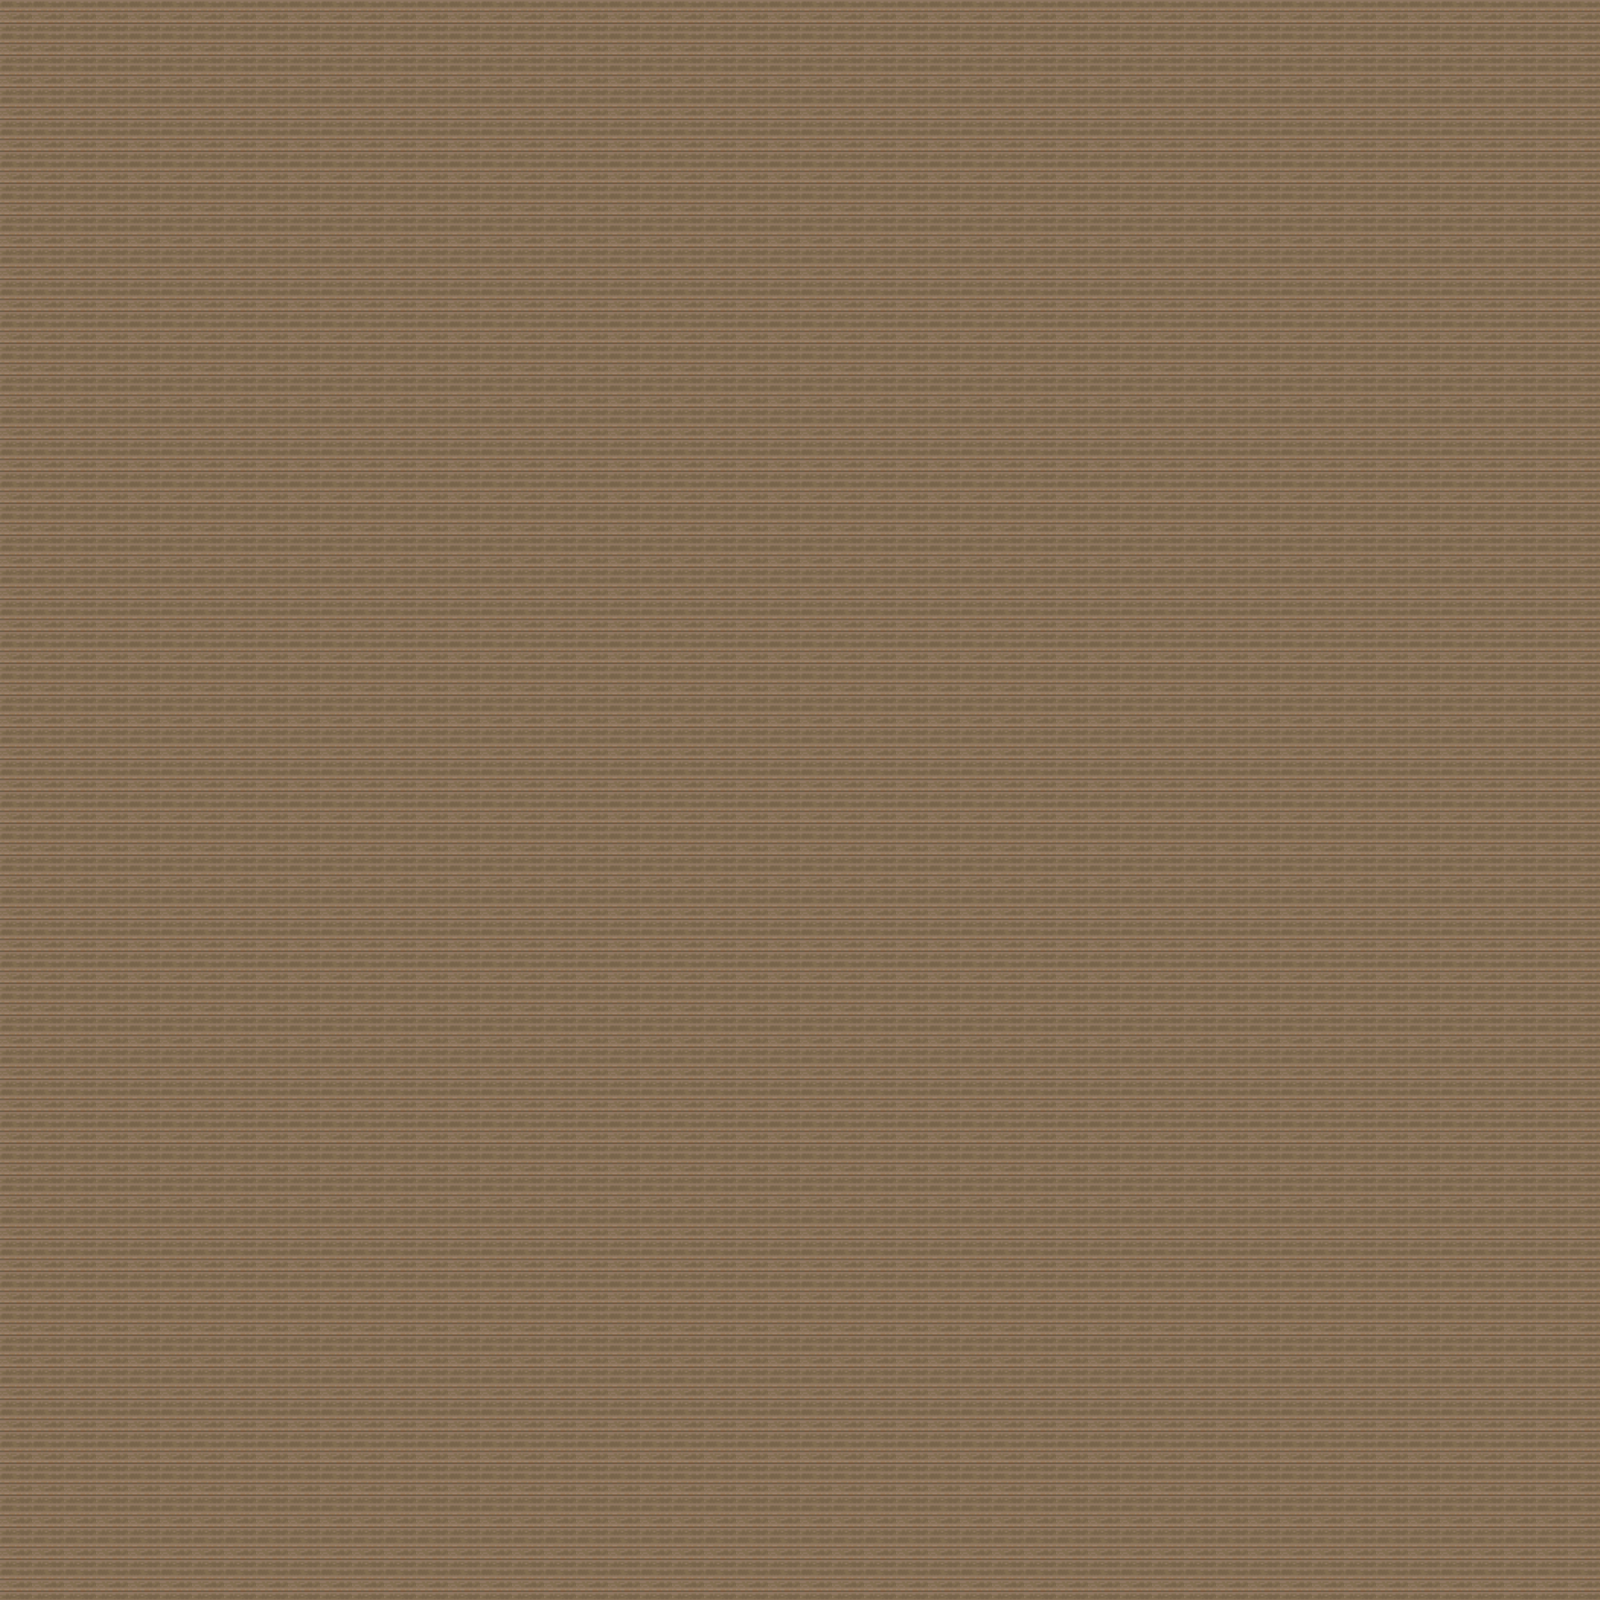

Rendered tile map (Tiled .tmx) drawn with the repository's tilesets; below, a short description and the full map source, tile grids included:
An orthogonal 50x50 tile map with 32x32 px tiles, 1 tile layer (backgroundLayer).

<map version="1.5" tiledversion="1.7.2" orientation="orthogonal" renderorder="right-down" width="50" height="50" tilewidth="32" tileheight="32" infinite="0" nextlayerid="2" nextobjectid="1">
 <editorsettings>
  <export target="library.json" format="json" />
 </editorsettings>
 <tileset firstgid="1" name="tiles" tilewidth="32" tileheight="32" tilecount="888" columns="12">
  <image source="tiles1.png" width="384" height="2396" />
 </tileset>
 <layer id="1" name="backgroundLayer" width="50" height="50">
  <data encoding="csv">
1,1,1,1,1,1,1,1,1,1,1,1,1,1,1,1,1,1,1,1,1,1,1,1,1,1,1,1,1,1,1,1,1,1,1,1,1,1,1,1,1,1,1,1,1,1,1,1,1,1,
1,1,1,1,1,1,1,1,1,1,1,1,1,1,1,1,1,1,1,1,1,1,1,1,1,1,1,1,1,1,1,1,1,1,1,1,1,1,1,1,1,1,1,1,1,1,1,1,1,1,
1,1,1,1,1,1,1,1,1,1,1,1,1,1,1,1,1,1,1,1,1,1,1,1,1,1,1,1,1,1,1,1,1,1,1,1,1,1,1,1,1,1,1,1,1,1,1,1,1,1,
1,1,1,1,1,1,1,1,1,1,1,1,1,1,1,1,1,1,1,1,1,1,1,1,1,1,1,1,1,1,1,1,1,1,1,1,1,1,1,1,1,1,1,1,1,1,1,1,1,1,
1,1,1,1,1,1,1,1,1,1,1,1,1,1,1,1,1,1,1,1,1,1,1,1,1,1,1,1,1,1,1,1,1,1,1,1,1,1,1,1,1,1,1,1,1,1,1,1,1,1,
1,1,1,1,1,1,1,1,1,1,1,1,1,1,1,1,1,1,1,1,1,1,1,1,1,1,1,1,1,1,1,1,1,1,1,1,1,1,1,1,1,1,1,1,1,1,1,1,1,1,
1,1,1,1,1,1,1,1,1,1,1,1,1,1,1,1,1,1,1,1,1,1,1,1,1,1,1,1,1,1,1,1,1,1,1,1,1,1,1,1,1,1,1,1,1,1,1,1,1,1,
1,1,1,1,1,1,1,1,1,1,1,1,1,1,1,1,1,1,1,1,1,1,1,1,1,1,1,1,1,1,1,1,1,1,1,1,1,1,1,1,1,1,1,1,1,1,1,1,1,1,
1,1,1,1,1,1,1,1,1,1,1,1,1,1,1,1,1,1,1,1,1,1,1,1,1,1,1,1,1,1,1,1,1,1,1,1,1,1,1,1,1,1,1,1,1,1,1,1,1,1,
1,1,1,1,1,1,1,1,1,1,1,1,1,1,1,1,1,1,1,1,1,1,1,1,1,1,1,1,1,1,1,1,1,1,1,1,1,1,1,1,1,1,1,1,1,1,1,1,1,1,
1,1,1,1,1,1,1,1,1,1,1,1,1,1,1,1,1,1,1,1,1,1,1,1,1,1,1,1,1,1,1,1,1,1,1,1,1,1,1,1,1,1,1,1,1,1,1,1,1,1,
1,1,1,1,1,1,1,1,1,1,1,1,1,1,1,1,1,1,1,1,1,1,1,1,1,1,1,1,1,1,1,1,1,1,1,1,1,1,1,1,1,1,1,1,1,1,1,1,1,1,
1,1,1,1,1,1,1,1,1,1,1,1,1,1,1,1,1,1,1,1,1,1,1,1,1,1,1,1,1,1,1,1,1,1,1,1,1,1,1,1,1,1,1,1,1,1,1,1,1,1,
1,1,1,1,1,1,1,1,1,1,1,1,1,1,1,1,1,1,1,1,1,1,1,1,1,1,1,1,1,1,1,1,1,1,1,1,1,1,1,1,1,1,1,1,1,1,1,1,1,1,
1,1,1,1,1,1,1,1,1,1,1,1,1,1,1,1,1,1,1,1,1,1,1,1,1,1,1,1,1,1,1,1,1,1,1,1,1,1,1,1,1,1,1,1,1,1,1,1,1,1,
1,1,1,1,1,1,1,1,1,1,1,1,1,1,1,1,1,1,1,1,1,1,1,1,1,1,1,1,1,1,1,1,1,1,1,1,1,1,1,1,1,1,1,1,1,1,1,1,1,1,
1,1,1,1,1,1,1,1,1,1,1,1,1,1,1,1,1,1,1,1,1,1,1,1,1,1,1,1,1,1,1,1,1,1,1,1,1,1,1,1,1,1,1,1,1,1,1,1,1,1,
1,1,1,1,1,1,1,1,1,1,1,1,1,1,1,1,1,1,1,1,1,1,1,1,1,1,1,1,1,1,1,1,1,1,1,1,1,1,1,1,1,1,1,1,1,1,1,1,1,1,
1,1,1,1,1,1,1,1,1,1,1,1,1,1,1,1,1,1,1,1,1,1,1,1,1,1,1,1,1,1,1,1,1,1,1,1,1,1,1,1,1,1,1,1,1,1,1,1,1,1,
1,1,1,1,1,1,1,1,1,1,1,1,1,1,1,1,1,1,1,1,1,1,1,1,1,1,1,1,1,1,1,1,1,1,1,1,1,1,1,1,1,1,1,1,1,1,1,1,1,1,
1,1,1,1,1,1,1,1,1,1,1,1,1,1,1,1,1,1,1,1,1,1,1,1,1,1,1,1,1,1,1,1,1,1,1,1,1,1,1,1,1,1,1,1,1,1,1,1,1,1,
1,1,1,1,1,1,1,1,1,1,1,1,1,1,1,1,1,1,1,1,1,1,1,1,1,1,1,1,1,1,1,1,1,1,1,1,1,1,1,1,1,1,1,1,1,1,1,1,1,1,
1,1,1,1,1,1,1,1,1,1,1,1,1,1,1,1,1,1,1,1,1,1,1,1,1,1,1,1,1,1,1,1,1,1,1,1,1,1,1,1,1,1,1,1,1,1,1,1,1,1,
1,1,1,1,1,1,1,1,1,1,1,1,1,1,1,1,1,1,1,1,1,1,1,1,1,1,1,1,1,1,1,1,1,1,1,1,1,1,1,1,1,1,1,1,1,1,1,1,1,1,
1,1,1,1,1,1,1,1,1,1,1,1,1,1,1,1,1,1,1,1,1,1,1,1,1,1,1,1,1,1,1,1,1,1,1,1,1,1,1,1,1,1,1,1,1,1,1,1,1,1,
1,1,1,1,1,1,1,1,1,1,1,1,1,1,1,1,1,1,1,1,1,1,1,1,1,1,1,1,1,1,1,1,1,1,1,1,1,1,1,1,1,1,1,1,1,1,1,1,1,1,
1,1,1,1,1,1,1,1,1,1,1,1,1,1,1,1,1,1,1,1,1,1,1,1,1,1,1,1,1,1,1,1,1,1,1,1,1,1,1,1,1,1,1,1,1,1,1,1,1,1,
1,1,1,1,1,1,1,1,1,1,1,1,1,1,1,1,1,1,1,1,1,1,1,1,1,1,1,1,1,1,1,1,1,1,1,1,1,1,1,1,1,1,1,1,1,1,1,1,1,1,
1,1,1,1,1,1,1,1,1,1,1,1,1,1,1,1,1,1,1,1,1,1,1,1,1,1,1,1,1,1,1,1,1,1,1,1,1,1,1,1,1,1,1,1,1,1,1,1,1,1,
1,1,1,1,1,1,1,1,1,1,1,1,1,1,1,1,1,1,1,1,1,1,1,1,1,1,1,1,1,1,1,1,1,1,1,1,1,1,1,1,1,1,1,1,1,1,1,1,1,1,
1,1,1,1,1,1,1,1,1,1,1,1,1,1,1,1,1,1,1,1,1,1,1,1,1,1,1,1,1,1,1,1,1,1,1,1,1,1,1,1,1,1,1,1,1,1,1,1,1,1,
1,1,1,1,1,1,1,1,1,1,1,1,1,1,1,1,1,1,1,1,1,1,1,1,1,1,1,1,1,1,1,1,1,1,1,1,1,1,1,1,1,1,1,1,1,1,1,1,1,1,
1,1,1,1,1,1,1,1,1,1,1,1,1,1,1,1,1,1,1,1,1,1,1,1,1,1,1,1,1,1,1,1,1,1,1,1,1,1,1,1,1,1,1,1,1,1,1,1,1,1,
1,1,1,1,1,1,1,1,1,1,1,1,1,1,1,1,1,1,1,1,1,1,1,1,1,1,1,1,1,1,1,1,1,1,1,1,1,1,1,1,1,1,1,1,1,1,1,1,1,1,
1,1,1,1,1,1,1,1,1,1,1,1,1,1,1,1,1,1,1,1,1,1,1,1,1,1,1,1,1,1,1,1,1,1,1,1,1,1,1,1,1,1,1,1,1,1,1,1,1,1,
1,1,1,1,1,1,1,1,1,1,1,1,1,1,1,1,1,1,1,1,1,1,1,1,1,1,1,1,1,1,1,1,1,1,1,1,1,1,1,1,1,1,1,1,1,1,1,1,1,1,
1,1,1,1,1,1,1,1,1,1,1,1,1,1,1,1,1,1,1,1,1,1,1,1,1,1,1,1,1,1,1,1,1,1,1,1,1,1,1,1,1,1,1,1,1,1,1,1,1,1,
1,1,1,1,1,1,1,1,1,1,1,1,1,1,1,1,1,1,1,1,1,1,1,1,1,1,1,1,1,1,1,1,1,1,1,1,1,1,1,1,1,1,1,1,1,1,1,1,1,1,
1,1,1,1,1,1,1,1,1,1,1,1,1,1,1,1,1,1,1,1,1,1,1,1,1,1,1,1,1,1,1,1,1,1,1,1,1,1,1,1,1,1,1,1,1,1,1,1,1,1,
1,1,1,1,1,1,1,1,1,1,1,1,1,1,1,1,1,1,1,1,1,1,1,1,1,1,1,1,1,1,1,1,1,1,1,1,1,1,1,1,1,1,1,1,1,1,1,1,1,1,
1,1,1,1,1,1,1,1,1,1,1,1,1,1,1,1,1,1,1,1,1,1,1,1,1,1,1,1,1,1,1,1,1,1,1,1,1,1,1,1,1,1,1,1,1,1,1,1,1,1,
1,1,1,1,1,1,1,1,1,1,1,1,1,1,1,1,1,1,1,1,1,1,1,1,1,1,1,1,1,1,1,1,1,1,1,1,1,1,1,1,1,1,1,1,1,1,1,1,1,1,
1,1,1,1,1,1,1,1,1,1,1,1,1,1,1,1,1,1,1,1,1,1,1,1,1,1,1,1,1,1,1,1,1,1,1,1,1,1,1,1,1,1,1,1,1,1,1,1,1,1,
1,1,1,1,1,1,1,1,1,1,1,1,1,1,1,1,1,1,1,1,1,1,1,1,1,1,1,1,1,1,1,1,1,1,1,1,1,1,1,1,1,1,1,1,1,1,1,1,1,1,
1,1,1,1,1,1,1,1,1,1,1,1,1,1,1,1,1,1,1,1,1,1,1,1,1,1,1,1,1,1,1,1,1,1,1,1,1,1,1,1,1,1,1,1,1,1,1,1,1,1,
1,1,1,1,1,1,1,1,1,1,1,1,1,1,1,1,1,1,1,1,1,1,1,1,1,1,1,1,1,1,1,1,1,1,1,1,1,1,1,1,1,1,1,1,1,1,1,1,1,1,
1,1,1,1,1,1,1,1,1,1,1,1,1,1,1,1,1,1,1,1,1,1,1,1,1,1,1,1,1,1,1,1,1,1,1,1,1,1,1,1,1,1,1,1,1,1,1,1,1,1,
1,1,1,1,1,1,1,1,1,1,1,1,1,1,1,1,1,1,1,1,1,1,1,1,1,1,1,1,1,1,1,1,1,1,1,1,1,1,1,1,1,1,1,1,1,1,1,1,1,1,
1,1,1,1,1,1,1,1,1,1,1,1,1,1,1,1,1,1,1,1,1,1,1,1,1,1,1,1,1,1,1,1,1,1,1,1,1,1,1,1,1,1,1,1,1,1,1,1,1,1,
1,1,1,1,1,1,1,1,1,1,1,1,1,1,1,1,1,1,1,1,1,1,1,1,1,1,1,1,1,1,1,1,1,1,1,1,1,1,1,1,1,1,1,1,1,1,1,1,1,1
</data>
 </layer>
</map>